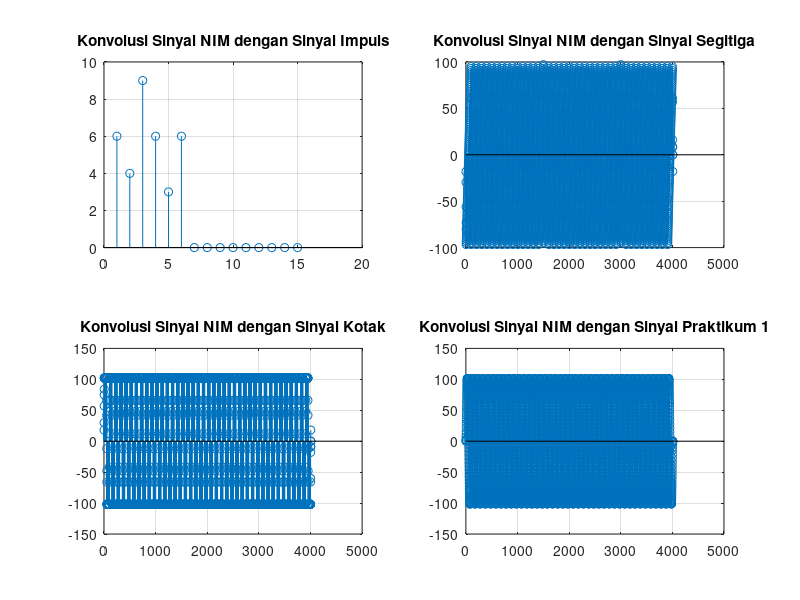
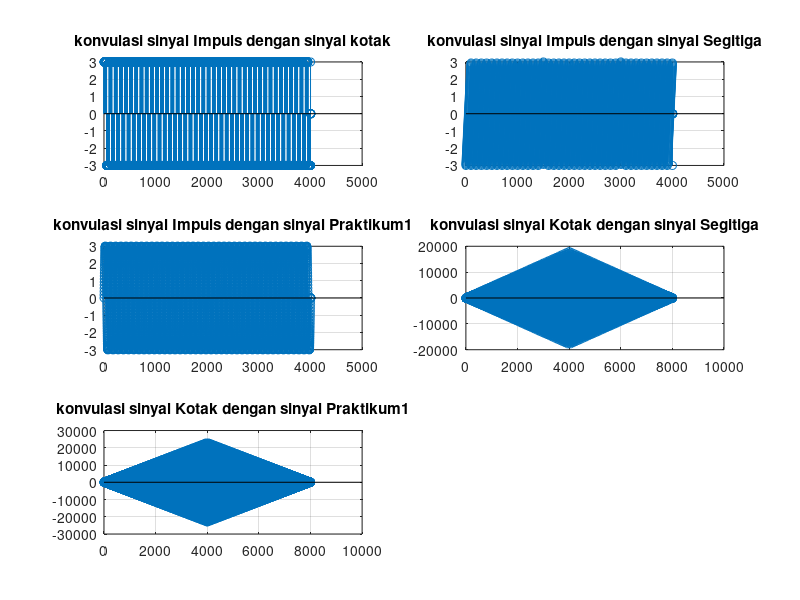

MATLAB code for these plots, in order:
%---------------RAMADHAN PRIHANTONO----------------
%------------------------I0718030------------------
%-------------------------MODUL3-------------------
%--------------------KONVULASI DISRKIT-------------
 
% No.1
% NIM = I0718006 jadi NIM = 8030^2 = 64963600
x1 = 3;
x2 = 0;
NIM = [6 4 9 6 3 6 0 0]; %sinyal yang dibangkitkan 
fs = 1000;
A = x1+x2;
f = (x2+1)*10;
t = 0:1/fs:x1+1;
Impuls = [1 0 0 0 0 0 0 0];
Segitiga = A*sawtooth(2*pi*f*t);
Kotak = A*square(2*pi*f*t);
Praktikum1 = A*sin(2*pi*f*t);
 
% No.2
figure(1)
% 2a
% Konvolusi Sinyal NIM dengan Sinyal Impuls
subplot(2,2,1);
stem(conv(NIM,Impuls));
title('Konvolusi Sinyal NIM dengan Sinyal Impuls');
grid on;
% 2b
% Konvolusi Sinyal NIM dengan Sinyal Segitiga
subplot(2,2,2);
stem(conv(NIM,Segitiga));
title('Konvolusi Sinyal NIM dengan Sinyal Segitiga');
grid on;
% 2c
% Konvolusi Sinyal NIM dengan Sinyal Kotak
subplot(2,2,3);
stem(conv(NIM,Kotak));
title('Konvolusi Sinyal NIM dengan Sinyal Kotak');
grid on;
% 2d
% Konvolusi Sinyal NIM dengan Sinyal Praktikum 1
subplot(2,2,4);
stem(conv(NIM,Praktikum1));
title('Konvolusi Sinyal NIM dengan Sinyal Praktikum 1');
grid on;
 
% No.3
figure(2)
% 3a
% konvulasi sinyal Impuls dengan sinyal Kotak
subplot(3,2,1)
stem(conv(Impuls,Kotak));
title('konvulasi sinyal Impuls dengan sinyal kotak');
grid on
 
% 3b
% konvulasi sinyal Impuls dengan sinyal Segitiga
subplot(3,2,2)
stem(conv(Impuls,Segitiga));
title('konvulasi sinyal Impuls dengan sinyal Segitiga');
grid on
 
% 3c
% konvulasi sinyal Impuls dengan sinyal Praktikum1
subplot(3,2,3)
stem(conv(Impuls,Praktikum1));
title('konvulasi sinyal Impuls dengan sinyal Praktikum1');
grid on
 
% 3d
% konvulasi sinyal Kotak dengan sinyal Segitiga
subplot(3,2,4)
stem(conv(Kotak,Segitiga));
title('konvulasi sinyal Kotak dengan sinyal Segitiga');
grid on
 
% 3e
% konvulasi sinyal Kotak dengan sinyal Praktikum1
subplot(3,2,5)
stem(conv(Kotak,Praktikum1));
title('konvulasi sinyal Kotak dengan sinyal Praktikum1');
grid on









